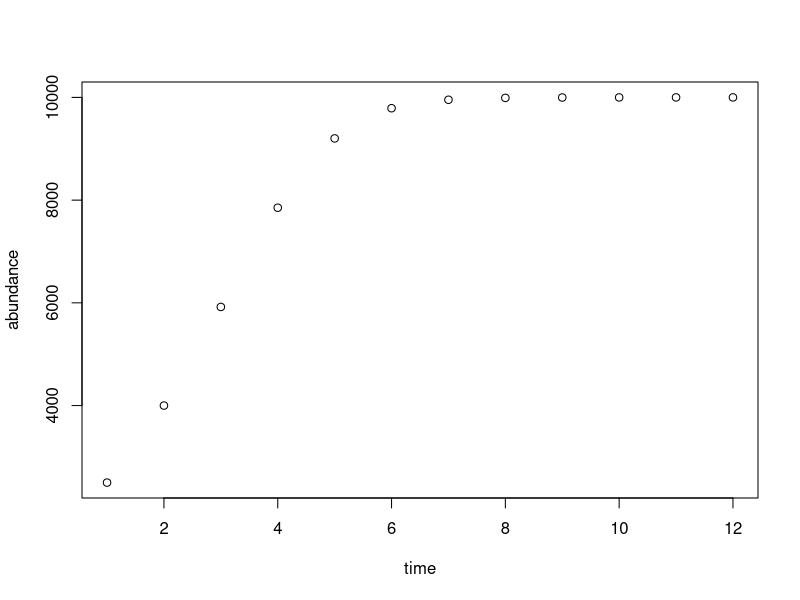
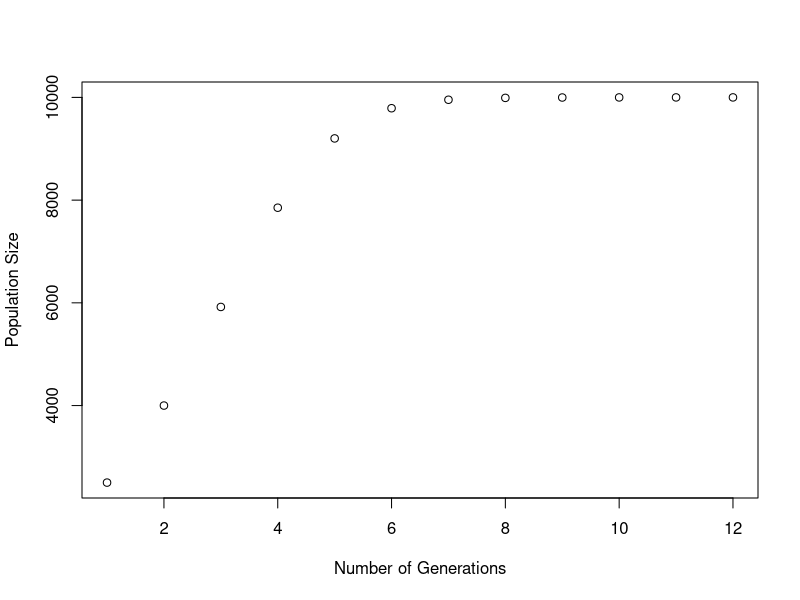

Write R code to recreate these figures, in order.
#This script contains my Lab 8 assignment. 8 Mar 19. 

# 3
# part a
# Paste the code from Lab 4 that implemented the discrete-time logistic growth model

############################
######Start Code from Lab 4 #######
############################
#4. Here is the discrete-time logistic growth equation, used in many models of population abundance over time:
#n[t] = n[t-1] + ( r * n[t-1] * (K - n[t-1])/K )
#where n[t] is the abundance of the population at time t, n[t – 1] is the abundance of the population in the 
#previous time step, r is the intrinsic growth rate of the population, and K is the environmental carrying
#capacity for the population. Suppose that right now is time 1 (i.e., the current time step is t = 1). 
#If n[1] = 2500, K = 10000, and r = 0.8, then what do you predict for the value of n[12]? 

#Write a for loop that answers this question and that also prints out the abundance of the population each time step.

#make variables
abundance <- rep(0,12)  #make a vector (of placeholder zeros) that has 12 spaces for values of pop size
abundance[1] <- 2500  #make the initial value of abundance our starting population size
carrying <- 10000  #carrying capacity
growthRate <- 0.8    #growth rate
TimeStep <- 12  #the final time step that we're interested in

#construct a for loop
#need to start the for loop at 2 because t = 1 is our starting time,
#so n[t-1] must not be n[0], it must be n[1]. 
for (t in 2:TimeStep) {
  abundance[t] <- abundance[t - 1] + (growthRate * abundance[t - 1] * (carrying - abundance[t - 1])/carrying )
  print(abundance[t])
}

#the population size at the 12th time step
#abundance[12] = 9999.985


#7. Redo question 4 from part I above, but now store all the data.
#Make two vectors, one called "time" that stores the time steps (1 to 12),
#and one called "abundance" that stores the data on population abundances predicted 
#from the discrete-time logistic equation. Then, make a plot of the results (i.e., plot(time, abundance))

#make a vector to store the time steps we're interested in
time <- 1:12
#I already made a vector that stores the data on population abundances of question 4 that I called abundance

#make a plot of abundance over time
plot(time, abundance)

############################
######End Code from Lab 4 #######
############################


# part b
#Turn the logistic growth model code into a function that takes r (the intrinsic growth rate), 
#K (the carrying capacity), the total number of generations, and the initial population size as its arguments.

logit_grow <- function(r, K, g, n) {
  # the intrinsic growth rate, carrying capacity, number of generations, and initial population size
  # must be given
  # create a vector containing 1 through the number of generations so that this info can be returned later
  generations <- 1:g
  # create a vector to store abundances that is as long as the number of generations
  abundance <- rep(0, g)
  # set the first value of the vector to be that of the initial population size
  abundance[1] <- n
  # write a for loop that populates the abundance vector 
  for (t in 2:g) {
    abundance[t] <- abundance[t - 1] + (r * abundance[t - 1] * (K - abundance[t - 1])/K )
  }
  # bind the time and abundance vectors to return a single object
  time_pop <- cbind(generations, abundance)
return(time_pop)
}


#Demonstrate that the function works
logit_grow(r = 0.8, K = 10000, g = 12, n = 2500)


# part c
# Add code to the function so that it produces a plot of the data it generates 
# (i.e., it should plot abundance over time). Note that the axes should be labeled appropriately.

logit_grow_plot <- function(r, K, g, n) {
  # the intrinsic growth rate, carrying capacity, number of generations, and initial population size
  # must be given
  # create a vector containing 1 through the number of generations so that this info can be returned later
  generations <- 1:g
  # create a vector to store abundances that is as long as the number of generations
  abundance <- rep(0, g)
  # set the first value of the vector to be that of the initial population size
  abundance[1] <- n
  # write a for loop that populates the abundance vector 
  for (t in 2:g) {
    abundance[t] <- abundance[t - 1] + (r * abundance[t - 1] * (K - abundance[t - 1])/K )
  }
  # plot the abundance over time
  plot(x = generations,y = abundance, type = "p", pch = 21, xlab = "Number of Generations", ylab = "Population Size")
  # bind the time and abundance vectors to return a single object
  time_pop <- cbind(generations, abundance)
  return(time_pop)
}

# part d
# Demonstrate that the function works
logit_grow_plot(r = 0.8, K = 10000, g = 12, n = 2500)

# part e
# Write a line(s) of code that writes the data set to a file (also in your Lab08 directory). 
# The data file should have two columns: the first column should be "generations",
# and the second column should be "abundance".

#first, assign the output to an object easily input to the write.csv function
output_logit_grow <- logit_grow(r = 0.8, K = 10000, g = 12, n = 2500)
write.csv(x = output_logit_grow, file = "Abundance_Gen.csv", row.names = F)

